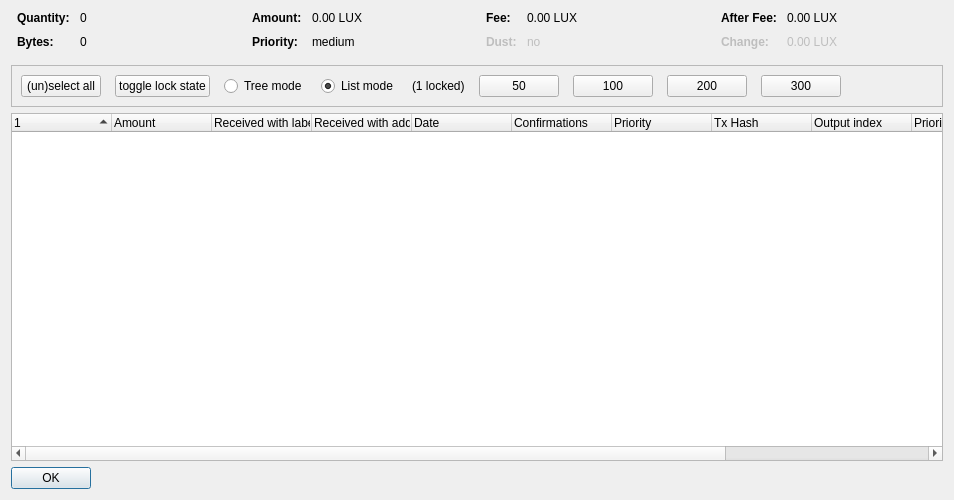
<?xml version="1.0" encoding="UTF-8"?>
<ui version="4.0">
 <class>CoinControlDialog</class>
 <widget class="QDialog" name="CoinControlDialog">
  <property name="geometry">
   <rect>
    <x>0</x>
    <y>0</y>
    <width>954</width>
    <height>500</height>
   </rect>
  </property>
  <property name="windowTitle">
   <string>Coin Selection</string>
  </property>
  <layout class="QVBoxLayout" name="verticalLayout">
   <item>
    <layout class="QHBoxLayout" name="horizontalLayoutTop" stretch="0,0,0,0">
     <property name="topMargin">
      <number>0</number>
     </property>
     <property name="bottomMargin">
      <number>10</number>
     </property>
     <item>
      <layout class="QFormLayout" name="formLayoutCoinControl1">
       <property name="horizontalSpacing">
        <number>10</number>
       </property>
       <property name="verticalSpacing">
        <number>10</number>
       </property>
       <property name="leftMargin">
        <number>6</number>
       </property>
       <property name="rightMargin">
        <number>6</number>
       </property>
       <item row="0" column="0">
        <widget class="QLabel" name="labelCoinControlQuantityText">
         <property name="font">
          <font>
           <weight>75</weight>
           <bold>true</bold>
          </font>
         </property>
         <property name="text">
          <string>Quantity:</string>
         </property>
        </widget>
       </item>
       <item row="0" column="1">
        <widget class="QLabel" name="labelCoinControlQuantity">
         <property name="cursor">
          <cursorShape>IBeamCursor</cursorShape>
         </property>
         <property name="contextMenuPolicy">
          <enum>Qt::ActionsContextMenu</enum>
         </property>
         <property name="text">
          <string notr="true">0</string>
         </property>
         <property name="textInteractionFlags">
          <set>Qt::LinksAccessibleByMouse|Qt::TextSelectableByKeyboard|Qt::TextSelectableByMouse</set>
         </property>
        </widget>
       </item>
       <item row="1" column="0">
        <widget class="QLabel" name="labelCoinControlBytesText">
         <property name="font">
          <font>
           <weight>75</weight>
           <bold>true</bold>
          </font>
         </property>
         <property name="text">
          <string>Bytes:</string>
         </property>
        </widget>
       </item>
       <item row="1" column="1">
        <widget class="QLabel" name="labelCoinControlBytes">
         <property name="cursor">
          <cursorShape>IBeamCursor</cursorShape>
         </property>
         <property name="contextMenuPolicy">
          <enum>Qt::ActionsContextMenu</enum>
         </property>
         <property name="text">
          <string notr="true">0</string>
         </property>
         <property name="textInteractionFlags">
          <set>Qt::LinksAccessibleByMouse|Qt::TextSelectableByKeyboard|Qt::TextSelectableByMouse</set>
         </property>
        </widget>
       </item>
      </layout>
     </item>
     <item>
      <layout class="QFormLayout" name="formLayoutCoinControl2">
       <property name="horizontalSpacing">
        <number>10</number>
       </property>
       <property name="verticalSpacing">
        <number>10</number>
       </property>
       <property name="leftMargin">
        <number>6</number>
       </property>
       <property name="rightMargin">
        <number>6</number>
       </property>
       <item row="0" column="0">
        <widget class="QLabel" name="labelCoinControlAmountText">
         <property name="font">
          <font>
           <weight>75</weight>
           <bold>true</bold>
          </font>
         </property>
         <property name="text">
          <string>Amount:</string>
         </property>
        </widget>
       </item>
       <item row="0" column="1">
        <widget class="QLabel" name="labelCoinControlAmount">
         <property name="cursor">
          <cursorShape>IBeamCursor</cursorShape>
         </property>
         <property name="contextMenuPolicy">
          <enum>Qt::ActionsContextMenu</enum>
         </property>
         <property name="text">
          <string notr="true">0.00 LUX</string>
         </property>
         <property name="textInteractionFlags">
          <set>Qt::LinksAccessibleByMouse|Qt::TextSelectableByKeyboard|Qt::TextSelectableByMouse</set>
         </property>
        </widget>
       </item>
       <item row="1" column="0">
        <widget class="QLabel" name="labelCoinControlPriorityText">
         <property name="font">
          <font>
           <weight>75</weight>
           <bold>true</bold>
          </font>
         </property>
         <property name="text">
          <string>Priority:</string>
         </property>
        </widget>
       </item>
       <item row="1" column="1">
        <widget class="QLabel" name="labelCoinControlPriority">
         <property name="cursor">
          <cursorShape>IBeamCursor</cursorShape>
         </property>
         <property name="contextMenuPolicy">
          <enum>Qt::ActionsContextMenu</enum>
         </property>
         <property name="text">
          <string>medium</string>
         </property>
         <property name="textInteractionFlags">
          <set>Qt::LinksAccessibleByMouse|Qt::TextSelectableByKeyboard|Qt::TextSelectableByMouse</set>
         </property>
        </widget>
       </item>
      </layout>
     </item>
     <item>
      <layout class="QFormLayout" name="formLayoutCoinControl3">
       <property name="horizontalSpacing">
        <number>10</number>
       </property>
       <property name="verticalSpacing">
        <number>10</number>
       </property>
       <property name="leftMargin">
        <number>6</number>
       </property>
       <property name="rightMargin">
        <number>6</number>
       </property>
       <item row="0" column="0">
        <widget class="QLabel" name="labelCoinControlFeeText">
         <property name="font">
          <font>
           <weight>75</weight>
           <bold>true</bold>
          </font>
         </property>
         <property name="text">
          <string>Fee:</string>
         </property>
        </widget>
       </item>
       <item row="0" column="1">
        <widget class="QLabel" name="labelCoinControlFee">
         <property name="cursor">
          <cursorShape>IBeamCursor</cursorShape>
         </property>
         <property name="contextMenuPolicy">
          <enum>Qt::ActionsContextMenu</enum>
         </property>
         <property name="text">
          <string notr="true">0.00 LUX</string>
         </property>
         <property name="textInteractionFlags">
          <set>Qt::LinksAccessibleByMouse|Qt::TextSelectableByKeyboard|Qt::TextSelectableByMouse</set>
         </property>
        </widget>
       </item>
       <item row="1" column="0">
        <widget class="QLabel" name="labelCoinControlLowOutputText">
         <property name="enabled">
          <bool>false</bool>
         </property>
         <property name="font">
          <font>
           <weight>75</weight>
           <bold>true</bold>
          </font>
         </property>
         <property name="text">
          <string>Dust:</string>
         </property>
        </widget>
       </item>
       <item row="1" column="1">
        <widget class="QLabel" name="labelCoinControlLowOutput">
         <property name="enabled">
          <bool>false</bool>
         </property>
         <property name="cursor">
          <cursorShape>IBeamCursor</cursorShape>
         </property>
         <property name="contextMenuPolicy">
          <enum>Qt::ActionsContextMenu</enum>
         </property>
         <property name="text">
          <string>no</string>
         </property>
         <property name="textInteractionFlags">
          <set>Qt::LinksAccessibleByMouse|Qt::TextSelectableByKeyboard|Qt::TextSelectableByMouse</set>
         </property>
        </widget>
       </item>
      </layout>
     </item>
     <item>
      <layout class="QFormLayout" name="formLayoutCoinControl4">
       <property name="horizontalSpacing">
        <number>10</number>
       </property>
       <property name="verticalSpacing">
        <number>10</number>
       </property>
       <property name="leftMargin">
        <number>6</number>
       </property>
       <property name="rightMargin">
        <number>6</number>
       </property>
       <item row="0" column="0">
        <widget class="QLabel" name="labelCoinControlAfterFeeText">
         <property name="font">
          <font>
           <weight>75</weight>
           <bold>true</bold>
          </font>
         </property>
         <property name="text">
          <string>After Fee:</string>
         </property>
        </widget>
       </item>
       <item row="0" column="1">
        <widget class="QLabel" name="labelCoinControlAfterFee">
         <property name="cursor">
          <cursorShape>IBeamCursor</cursorShape>
         </property>
         <property name="contextMenuPolicy">
          <enum>Qt::ActionsContextMenu</enum>
         </property>
         <property name="text">
          <string notr="true">0.00 LUX</string>
         </property>
         <property name="textInteractionFlags">
          <set>Qt::LinksAccessibleByMouse|Qt::TextSelectableByKeyboard|Qt::TextSelectableByMouse</set>
         </property>
        </widget>
       </item>
       <item row="1" column="0">
        <widget class="QLabel" name="labelCoinControlChangeText">
         <property name="enabled">
          <bool>false</bool>
         </property>
         <property name="font">
          <font>
           <weight>75</weight>
           <bold>true</bold>
          </font>
         </property>
         <property name="text">
          <string>Change:</string>
         </property>
        </widget>
       </item>
       <item row="1" column="1">
        <widget class="QLabel" name="labelCoinControlChange">
         <property name="enabled">
          <bool>false</bool>
         </property>
         <property name="cursor">
          <cursorShape>IBeamCursor</cursorShape>
         </property>
         <property name="contextMenuPolicy">
          <enum>Qt::ActionsContextMenu</enum>
         </property>
         <property name="text">
          <string notr="true">0.00 LUX</string>
         </property>
         <property name="textInteractionFlags">
          <set>Qt::LinksAccessibleByMouse|Qt::TextSelectableByKeyboard|Qt::TextSelectableByMouse</set>
         </property>
        </widget>
       </item>
      </layout>
     </item>
    </layout>
   </item>
   <item>
    <widget class="QFrame" name="frame">
     <property name="minimumSize">
      <size>
       <width>0</width>
       <height>40</height>
      </size>
     </property>
     <property name="frameShape">
      <enum>QFrame::StyledPanel</enum>
     </property>
     <property name="frameShadow">
      <enum>QFrame::Sunken</enum>
     </property>
     <layout class="QHBoxLayout" name="horizontalLayout">
      <item>
       <layout class="QHBoxLayout" name="horizontalLayoutPanel" stretch="0,0,0,0,0,0,0,0,0,0">
        <property name="spacing">
         <number>14</number>
        </property>
        <item>
         <widget class="QPushButton" name="pushButtonSelectAll">
          <property name="sizePolicy">
           <sizepolicy hsizetype="Maximum" vsizetype="Fixed">
            <horstretch>0</horstretch>
            <verstretch>0</verstretch>
           </sizepolicy>
          </property>
          <property name="text">
           <string>(un)select all</string>
          </property>
          <property name="autoDefault">
           <bool>false</bool>
          </property>
         </widget>
        </item>
        <item>
         <widget class="QPushButton" name="pushButtonToggleLock">
          <property name="sizePolicy">
           <sizepolicy hsizetype="Maximum" vsizetype="Fixed">
            <horstretch>0</horstretch>
            <verstretch>0</verstretch>
           </sizepolicy>
          </property>
          <property name="text">
           <string>toggle lock state</string>
          </property>
          <property name="autoDefault">
           <bool>false</bool>
          </property>
         </widget>
        </item>
        <item>
         <widget class="QRadioButton" name="radioTreeMode">
          <property name="sizePolicy">
           <sizepolicy hsizetype="Maximum" vsizetype="Fixed">
            <horstretch>0</horstretch>
            <verstretch>0</verstretch>
           </sizepolicy>
          </property>
          <property name="text">
           <string>Tree mode</string>
          </property>
         </widget>
        </item>
        <item>
         <widget class="QRadioButton" name="radioListMode">
          <property name="sizePolicy">
           <sizepolicy hsizetype="Maximum" vsizetype="Fixed">
            <horstretch>0</horstretch>
            <verstretch>0</verstretch>
           </sizepolicy>
          </property>
          <property name="text">
           <string>List mode</string>
          </property>
          <property name="checked">
           <bool>true</bool>
          </property>
         </widget>
        </item>
        <item>
         <widget class="QLabel" name="labelLocked">
          <property name="text">
           <string>(1 locked)</string>
          </property>
         </widget>
        </item>
        <item>
         <widget class="QPushButton" name="select_50">
          <property name="text">
           <string>50</string>
          </property>
         </widget>
        </item>
        <item>
         <widget class="QPushButton" name="select_100">
          <property name="text">
           <string>100</string>
          </property>
         </widget>
        </item>
        <item>
         <widget class="QPushButton" name="select_200">
          <property name="text">
           <string>200</string>
          </property>
         </widget>
        </item>
        <item>
         <widget class="QPushButton" name="select_300">
          <property name="text">
           <string>300</string>
          </property>
         </widget>
        </item>
        <item>
         <spacer name="horizontalSpacer">
          <property name="orientation">
           <enum>Qt::Horizontal</enum>
          </property>
          <property name="sizeHint" stdset="0">
           <size>
            <width>40</width>
            <height>20</height>
           </size>
          </property>
         </spacer>
        </item>
       </layout>
      </item>
     </layout>
    </widget>
   </item>
   <item>
    <widget class="CoinControlTreeWidget" name="treeWidget">
     <property name="contextMenuPolicy">
      <enum>Qt::CustomContextMenu</enum>
     </property>
     <property name="sortingEnabled">
      <bool>false</bool>
     </property>
     <property name="columnCount">
      <number>12</number>
     </property>
     <attribute name="headerShowSortIndicator" stdset="0">
      <bool>true</bool>
     </attribute>
     <attribute name="headerStretchLastSection">
      <bool>false</bool>
     </attribute>
     <column>
      <property name="text">
       <string/>
      </property>
     </column>
     <column>
      <property name="text">
       <string>Amount</string>
      </property>
     </column>
     <column>
      <property name="text">
       <string>Received with label</string>
      </property>
     </column>
     <column>
      <property name="text">
       <string>Received with address</string>
      </property>
     </column>
     <column>
      <property name="text">
       <string>Date</string>
      </property>
     </column>
     <column>
      <property name="text">
       <string>Confirmations</string>
      </property>
      <property name="toolTip">
       <string>Confirmed</string>
      </property>
     </column>
     <column>
      <property name="text">
       <string>Priority</string>
      </property>
     </column>
     <column>
      <property name="text">
       <string>Tx Hash</string>
      </property>
     </column>
     <column>
      <property name="text">
       <string>Output index</string>
      </property>
     </column>
     <column>
      <property name="text">
       <string>Priority</string>
      </property>
     </column>
     <column>
      <property name="text">
       <string>Luxsend Rounds</string>
      </property>
     </column>
     <column>
      <property name="text">
       <string>Date</string>
      </property>
     </column>
    </widget>
   </item>
   <item>
    <widget class="QDialogButtonBox" name="buttonBox">
     <property name="sizePolicy">
      <sizepolicy hsizetype="Maximum" vsizetype="Fixed">
       <horstretch>0</horstretch>
       <verstretch>0</verstretch>
      </sizepolicy>
     </property>
     <property name="orientation">
      <enum>Qt::Horizontal</enum>
     </property>
     <property name="standardButtons">
      <set>QDialogButtonBox::Ok</set>
     </property>
    </widget>
   </item>
  </layout>
 </widget>
 <customwidgets>
  <customwidget>
   <class>CoinControlTreeWidget</class>
   <extends>QTreeWidget</extends>
   <header>coincontroltreewidget.h</header>
  </customwidget>
 </customwidgets>
 <resources/>
 <connections/>
</ui>
